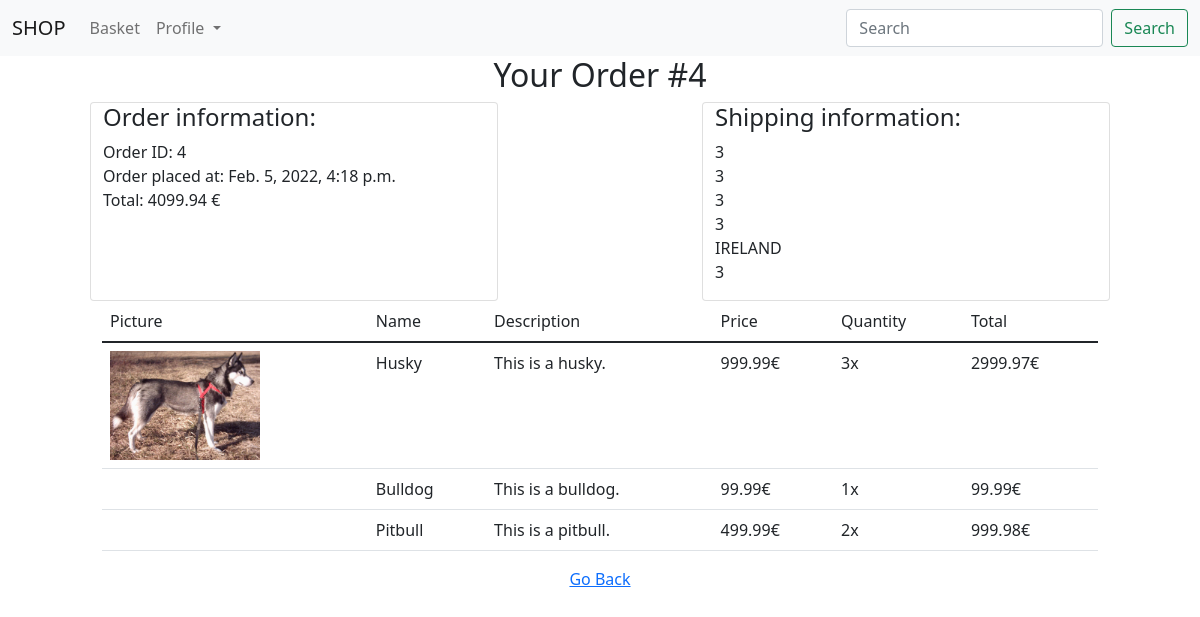
The page /prevorder/4 (signed in) on the database its author committed.
### duarteshop/models.py (models this page shows)
class Order(models.Model):
    id = models.IntegerField(primary_key=True)
    basketId = models.ForeignKey(Basket, on_delete=models.CASCADE)
    user_id = models.ForeignKey(APIUser, on_delete=models.CASCADE)
    addressline1 = models.CharField(max_length=100, default = '')
    addressline2 = models.CharField(max_length=100, default = '')
    city = models.CharField(max_length=40, default = '')
    county = models.CharField(max_length=15, default = '')
    country = models.CharField(max_length=7, default='IRELAND', editable=False)
    eircode = models.CharField(max_length=7, default = '')
    datetimeOrder = models.DateTimeField(auto_now_add=True)
    total_price = models.DecimalField(max_digits=6, decimal_places=2, default=0.0)

class BasketItem(models.Model):
    id = models.IntegerField(primary_key=True)
    basketId = models.ForeignKey(Basket, on_delete=models.CASCADE)
    productId = models.ForeignKey(Product, on_delete=models.CASCADE)
    quantity = models.IntegerField(default=1)
    def price(self):
        return self.productId.price * self.quantity

class Product(models.Model):
    id = models.IntegerField(primary_key=True)
    name = models.TextField()
    description = models.TextField(null=True)
    price = models.DecimalField(max_digits=6, decimal_places=2, default=0.0)
    image = models.FileField(upload_to='products', null=True)
    isOnSale = models.BooleanField(default=False)
    isInStock = models.BooleanField(default=True)

### duarteshop/views.py (the view)
# urls.py: path('prevorder/<int:orderId>', views.view_prev_order, name="view_prev_order"),
@login_required
def view_prev_order(request, orderId):
    user = request.user
    order = Order.objects.filter(user_id = user, id=orderId).first()
    sbi = BasketItem.objects.filter(basketId=order.basketId)
    total = 0.0
    for item in sbi:
        total += float(item.price())
    return render(request, 'view_order.html', {'order': order, 'sbi': sbi, 'total_price': total})

### duarteshop/templates/view_order.html (shortened to what this page needs)
{%  extends "base.html" %}
{%  block content %}
    <div class="justify-content-center text-center">
        <h2>Your Order #{{order.id}}</h2>
    </div>
    <div class="row justify-content-evenly top-0 start-50">
        <div class="container card text-start col-4">
            <h4>Order information:</h4>
            <p>
                Order ID: {{order.id}}
                <br>
                Order placed at: {{order.datetimeOrder}}
                <br>
                Total: {{order.total_price}} €
            </p>
        </div>
        <div class="container card text-start col-4">
            <h4>Shipping information:</h4>
            <p>
                {{order.addressline1}} <br>
                {{order.addressline2}} <br>
                {{order.city}} <br>
                {{order.county}} <br>
                {{order.country}} <br>
                {{order.eircode}}
            </p>
        </div>
    </div>
    <div class="row justify-content-center">
        <div class="col-10">
            <table class="table table-hover">
                <thead>
                    <tr>
                        <td>Picture</td>
                        <td>Name</td>
                        <td>Description</td>
                        <td>Price</td>
                        <td>Quantity</td>
                        <td>Total</td>
                    </tr>
                </thead>
                <tbody>
                    {% for item in sbi %}
                    <tr>
                        <td><img src="{{item.productId.image.url}}" alt="" width="150"></td>
                        <td>{{item.productId.name}}</td>
                        <td>{{item.productId.description}}</td>
                        <td>{{item.productId.price}}€</td>
                        <td>{{item.quantity}}x</td>
                        <td>{{item.price}}€</td>
                    </tr>
                    {% endfor %}
                </tbody>
            </table>
        </div>
    </div>
    <div class="justify-content-center text-center">
        <a href="/orderhistory/">Go Back</a>
    </div>
{%  endblock %}

### rows shown on the page
Order: id "4", datetimeOrder "Feb. 5, 2022, 4:18 p.m.", total_price "4099.94", addressline1 "3", addressline2 "3", city "3", county "3", country "IRELAND", eircode "3"
BasketItem: productId.image (picture), productId.name "Husky", productId.description "This is a husky.", productId.price "999.99", quantity "3", price "2999.97"
BasketItem: productId.name "Bulldog", productId.description "This is a bulldog.", productId.price "99.99", quantity "1", price "99.99"
BasketItem: productId.name "Pitbull", productId.description "This is a pitbull.", productId.price "499.99", quantity "2", price "999.98"
